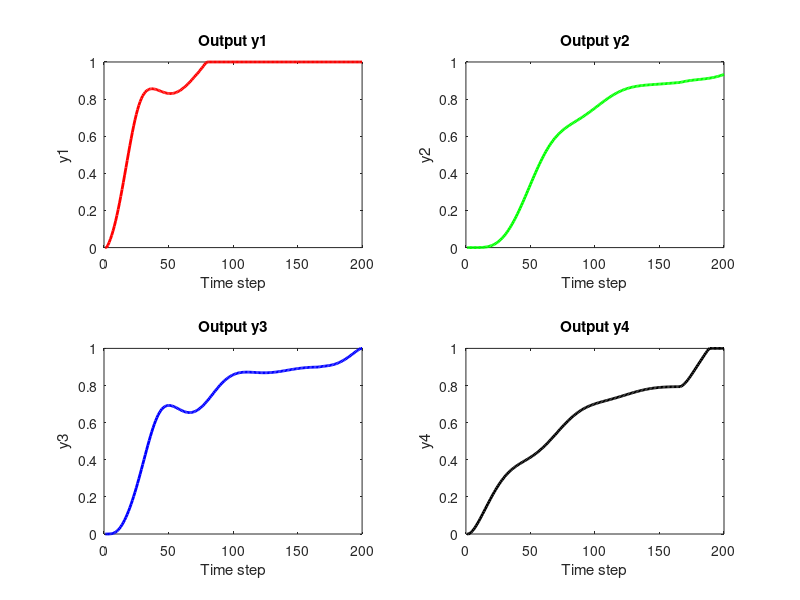

Here is the MATLAB script that generated this plot: (Note: this script raises an error after producing the figure.)
clc; clear;

%Parameters

rho = 7.5;
eta = 1;
lamda = 350;
mu = 0.005;
epsilon = 1e-5;
alpha = 15;

T = 0.1;
gamma1 = 0.45;
gamma2 = 0.15;
gamma3 = 0.45;
gamma4 = 0.15;

beta = 10;
sigma = 95;
tau = 1e-5;
nena = 1e-5;

rT = 1024;
L = 200;
m = 200;
n =600;


% initialization 

phi1 = zeros(m+1, 1);
phi2 = zeros(m+1, 1);
phi3 = zeros(m+1, 1);
phi4 = zeros(m+1, 1);

mfa1 = zeros(m+1, 1);
mfa2 = zeros(m+1, 1);
mfa3 = zeros(m+1, 1);
mfa4 = zeros(m+1, 1);

sm1 = zeros(m,1);
sm2 = zeros(m,1);
sm3 = zeros(m,1);
sm4 = zeros(m,1);

y1 = zeros(m+1, 1);
y2 = zeros(m+1, 1);
y3 = zeros(m+1, 1);
y4 = zeros(m+1, 1);

u1 = zeros(m,1);
u2 = zeros(m,1);
u3 = zeros(m,1);
u4 = zeros(m,1);

xi1 = zeros(m, 1);
xi2 = zeros(m, 1);
xi3 = zeros(m, 1);
xi4 = zeros(m, 1);

s1 = zeros(m, 1);
s2 = zeros(m, 1);
s3 = zeros(m, 1);
s4 = zeros(m, 1);

omega1 = zeros(m, 1);
omega2 = zeros(m, 1);
omega3 = zeros(m, 1);
omega4 = zeros(m, 1);

% Preallocate arrays (adjust size if needed)
w5 = zeros(1, m);  % example length, adjust as needed
w6 = zeros(1, m);  % example length, adjust as needed

% Set w5 values according to conditions
w5(1:165)     = 1.4;
w5(166:330)   = 1.6;
w5(331:end)   = 1.3;

% Set w6 values according to conditions
w6(1:165)     = 0.7;
w6(166:330)   = 1.2;
w6(331:end)   = 1.1;

for k = 1:m

    if k == 1
        phi1(k) = 1;
        phi2(k) = 1;
        phi3(k) = 1;
        phi4(k) = 1;
    elseif k == 2
        phi1(k) = phi1(k-1) + (eta * u1(k-1) / (mu + u1(k-1)^2)) * (y1(k) - phi1(k-1)*u1(k-1));
        phi2(k) = phi2(k-1) + (eta * u2(k-1) / (mu + u2(k-1)^2)) * (y2(k) - phi2(k-1)*u2(k-1));
        phi3(k) = phi3(k-1) + (eta * u3(k-1) / (mu + u3(k-1)^2)) * (y3(k) - phi3(k-1)*u3(k-1));
        phi4(k) = phi4(k-1) + (eta * u4(k-1) / (mu + u4(k-1)^2)) * (y4(k) - phi4(k-1)*u4(k-1));
    else
        phi1(k) = phi1(k-1) + (eta * (u1(k-1) - u1(k-2)) / (mu + (u1(k-1) - u1(k-2))^2)) * (y1(k) - y1(k-1) - phi1(k-1) * (u1(k-1) - u1(k-2)));
        phi2(k) = phi2(k-1) + (eta * (u2(k-1) - u2(k-2)) / (mu + (u2(k-1) - u2(k-2))^2)) * (y2(k) - y2(k-1) - phi2(k-1) * (u2(k-1) - u2(k-2)));
        phi3(k) = phi3(k-1) + (eta * (u3(k-1) - u3(k-2)) / (mu + (u3(k-1) - u3(k-2))^2)) * (y3(k) - y3(k-1) - phi3(k-1) * (u3(k-1) - u3(k-2)));
        phi4(k) = phi4(k-1) + (eta * (u4(k-1) - u4(k-2)) / (mu + (u4(k-1) - u4(k-2))^2)) * (y4(k) - y4(k-1) - phi4(k-1) * (u4(k-1) - u4(k-2)));
    end

    % Stability protection
    if k > 2 && (abs(phi1(k)) <= epsilon || abs(u1(k - 1) - u1(k - 2)) <= epsilon || sign(phi1(k)) ~= sign(phi1(1)))
        phi1(k) = phi1(1);
    end
    
    if k > 2 && (abs(phi2(k)) <= epsilon || abs(u2(k - 1) - u2(k - 2)) <= epsilon || sign(phi2(k)) ~= sign(phi2(1)))
        phi2(k) = phi2(1);
    end
    
    if k > 2 && (abs(phi3(k)) <= epsilon || abs(u3(k - 1) - u3(k - 2)) <= epsilon || sign(phi3(k)) ~= sign(phi3(1)))
        phi3(k) = phi3(1);
    end
    
    if k > 2 && (abs(phi4(k)) <= epsilon || abs(u4(k - 1) - u4(k - 2)) <= epsilon || sign(phi4(k)) ~= sign(phi4(1)))
        phi4(k) = phi4(1);
    end

    % Example for one time step:
    xi1(k) = y2(k) - 2 * y1(k) + w5(k);
    xi2(k) = y3(k) - y2(k);
    xi3(k) = y4(k) - 2 * y3(k) + y1(k);
    xi4(k) = y2(k) - 2 * y4(k) + w6(k);

    % Fix: Handle k=1 case for sliding surfaces
    if k == 1
        s1(k) = 0;
        s2(k) = 0;
        s3(k) = 0;
        s4(k) = 0;
    else
        s1(k) = alpha * xi1(k) - xi1(k-1);
        s2(k) = alpha * xi2(k) - xi2(k-1);
        s3(k) = alpha * xi3(k) - xi3(k-1);
        s4(k) = alpha * xi4(k) - xi4(k-1);
    end

    % Fix: Handle k=1 case for sliding surfaces
    if k == 1
        omega1(k) = 0;
        omega2(k) = 0;
        omega3(k) = 0;
        omega4(k) = 0;
    else
        omega1(k) = s1(k) + tau * (s1(k-1));
        omega2(k) = s2(k) + tau * (s2(k-1));
        omega3(k) = s3(k) + tau * (s3(k-1));
        omega4(k) = s4(k) + tau * (s4(k-1));
    end

    if k == 1
        mfa1(k) = 0;
        mfa2(k) = 0;
        mfa3(k) = 0;
        mfa4(k) = 0;
    else
        mfa1(k) = mfa1(k-1) + (rho * phi1(k)) / (lamda + abs(phi1(k)^2)) * xi1(k);
        mfa2(k) = mfa2(k-1) + (rho * phi2(k)) / (lamda + abs(phi2(k)^2)) * xi2(k);
        mfa3(k) = mfa3(k-1) + (rho * phi3(k)) / (lamda + abs(phi3(k)^2)) * xi3(k);
        mfa4(k) = mfa4(k-1) + (rho * phi4(k)) / (lamda + abs(phi4(k)^2)) * xi4(k);
    end


    % SMC updates
    if k == 1 
        sm1(k) = 0;
        sm2(k) = 0;
        sm3(k) = 0;
        sm4(k) = 0;
    else
        sm1(k) = sm1(k-1) + (beta * phi1(k)) / (sigma + (phi1(k))^2) * ...
            ( (xi1(k) + (y4(k) - y4(k-1)) + (w5(k) - w5(k-1))+(w6(k) - w6(k-1))) / (1 + 1) ...
            + (1-tau * alpha) * xi1(k) - tau * xi1(k-1) / (alpha * (2)) + nena * sign(omega1(k)) );

        sm2(k) = sm2(k-1) + (beta * phi2(k)) / (sigma + (phi2(k))^2) * ...
            ( (xi2(k) + (y3(k) - y3(k-1)) + (w5(k) - w5(k-1))+(w6(k) - w6(k-1))) / (1) ...
            + (1-tau * alpha) * xi2(k) - tau * xi2(k-1) / (alpha * (1)) + nena * sign(omega2(k)) );


        sm3(k) = sm3(k-1) + (beta * phi3(k)) / (sigma + (phi3(k))^2) * ...
            ( (xi3(k) + (y1(k) - y1(k-1)) + (y4(k) - y4(k-1)) + (w5(k) - w5(k-1))+(w6(k) - w6(k-1))) / (2) ...
            + (1-tau * alpha) * xi3(k) - tau * xi3(k-1) / (alpha * (2)) + nena * sign(omega3(k)) );


        sm4(k) = sm4(k-1) + (beta * phi4(k)) / (sigma + (phi4(k))^2) * ...
            ( (xi4(k) + (y2(k) - y3(k-1)) + (w5(k) - w5(k-1))+(w6(k) - w6(k-1))) / (2) ...
            + (1-tau * alpha) * xi4(k) - tau * xi4(k-1) / (alpha * (2)) + nena * sign(omega4(k)) );
    end

    % Control signal
    if k == 1
        u1(k) = 0;
        u2(k) = 0;
        u3(k) = 0;
        u4(k) = 0;
    else
        u1(k) = mfa1(k) + gamma1 * sm1(k);
        u2(k) = mfa2(k) + gamma2 * sm2(k);
        u3(k) = mfa3(k) + gamma3 * sm3(k);
        u4(k) = mfa4(k) + gamma4 * sm4(k);
    end
    if k == 1
        y1(k) = 0;
        y2(k) = 0;
        y3(k) = 0;
        y4(k) = 0;
    end

    % System dynamics (example, replace with actual system equations)

    y1(k+1) = y1(k) + T * (u1(k) - y1(k));
    y2(k+1) = y2(k) + T * (u2(k) - y2(k));
    y3(k+1) = y3(k) + T * (u3(k) - y3(k));
    y4(k+1) = y4(k) + T * (u4(k) - y4(k));
    % Ensure y values do not exceed bounds (example, adjust as needed)
    y1(k+1) = max(0, min(1, y1(k+1)));
    y2(k+1) = max(0, min(1, y2(k+1)));
    y3(k+1) = max(0, min(1, y3(k+1)));
    y4(k+1) = max(0, min(1, y4(k+1)));
    % Ensure u values do not exceed bounds (example, adjust as needed)
    u1(k) = max(0, min(1, u1(k)));
    u2(k) = max(0, min(1, u2(k)));
    u3(k) = max(0, min(1, u3(k)));
    u4(k) = max(0, min(1, u4(k)));
    % Ensure phi values do not exceed bounds (example, adjust as needed)
    phi1(k) = max(0, min(1, phi1(k)));
    phi2(k) = max(0, min(1, phi2(k)));
    phi3(k) = max(0, min(1, phi3(k)));
    phi4(k) = max(0, min(1, phi4(k)));

    %plotting outputs
    if k == m
        figure;
        subplot(2, 2, 1);
        plot(1:m, y1(1:m), 'r', 'LineWidth', 2);
        title('Output y1');
        xlabel('Time step');
        ylabel('y1');

        subplot(2, 2, 2);
        plot(1:m, y2(1:m), 'g', 'LineWidth', 2);
        title('Output y2');
        xlabel('Time step');
        ylabel('y2');

        subplot(2, 2, 3);
        plot(1:m, y3(1:m), 'b', 'LineWidth', 2);
        title('Output y3');
        xlabel('Time step');
        ylabel('y3');

        subplot(2, 2, 4);
        plot(1:m, y4(1:m), 'k', 'LineWidth', 2);
        title('Output y4');
        xlabel('Time step');
        ylabel('y4');

        sgtitle('Outputs of the System');
    end


end



    
